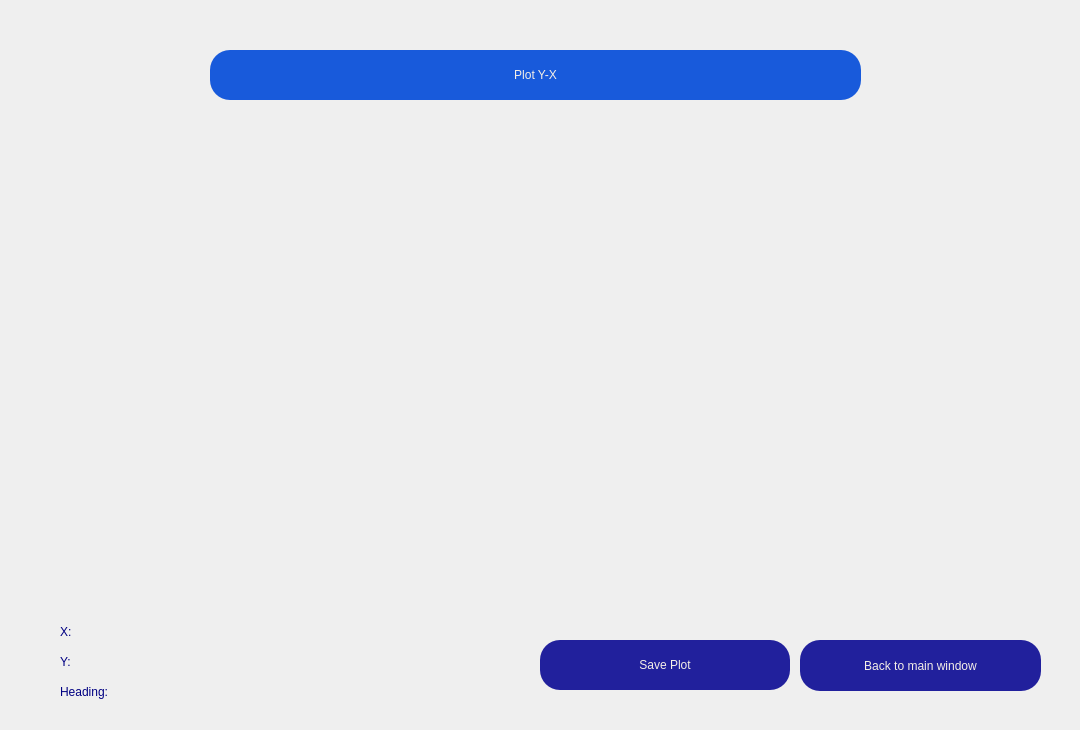
    <widget class="QWidget" name="page_2">
     <property name="styleSheet">
      <string notr="true"/>
     </property>
     <widget class="QGroupBox" name="fixedPointManualGroupBox_2">
      <property name="geometry">
       <rect>
        <x>20</x>
        <y>40</y>
        <width>1051</width>
        <height>681</height>
       </rect>
      </property>
      <property name="styleSheet">
       <string notr="true">background-color: rgb(239, 239, 239);
border-radius: 20px;
border-width: 0px;</string>
      </property>
      <property name="title">
       <string/>
      </property>
      <widget class="QLabel" name="setLatLongFPTextLabel_7">
       <property name="geometry">
        <rect>
         <x>190</x>
         <y>10</y>
         <width>651</width>
         <height>50</height>
        </rect>
       </property>
       <property name="minimumSize">
        <size>
         <width>305</width>
         <height>50</height>
        </size>
       </property>
       <property name="maximumSize">
        <size>
         <width>16777215</width>
         <height>50</height>
        </size>
       </property>
       <property name="layoutDirection">
        <enum>Qt::LeftToRight</enum>
       </property>
       <property name="styleSheet">
        <string notr="true">font: 75 14pt &quot;Corbel&quot;;
background-color: rgb(24, 90, 219);
color: rgb(245, 239, 231);
border-radius: 20px;
border-width: 0;</string>
       </property>
       <property name="text">
        <string>Plot Y-X</string>
       </property>
       <property name="alignment">
        <set>Qt::AlignCenter</set>
       </property>
      </widget>
      <widget class="QWidget" name="gridLayoutWidget">
       <property name="geometry">
        <rect>
         <x>20</x>
         <y>80</y>
         <width>1011</width>
         <height>491</height>
        </rect>
       </property>
       <layout class="QGridLayout" name="plotXYGridLayout"/>
      </widget>
      <widget class="QPushButton" name="savePlotBtn">
       <property name="geometry">
        <rect>
         <x>520</x>
         <y>600</y>
         <width>250</width>
         <height>50</height>
        </rect>
       </property>
       <property name="sizePolicy">
        <sizepolicy hsizetype="Preferred" vsizetype="Preferred">
         <horstretch>0</horstretch>
         <verstretch>0</verstretch>
        </sizepolicy>
       </property>
       <property name="minimumSize">
        <size>
         <width>250</width>
         <height>50</height>
        </size>
       </property>
       <property name="maximumSize">
        <size>
         <width>319</width>
         <height>50</height>
        </size>
       </property>
       <property name="cursor">
        <cursorShape>PointingHandCursor</cursorShape>
       </property>
       <property name="styleSheet">
        <string notr="true">font: 75 14pt &quot;Corbel&quot;;
color: rgb(245, 239, 231);
background-color: rgb(33, 32, 156);
border-width: 0px;</string>
       </property>
       <property name="text">
        <string>Save Plot</string>
       </property>
      </widget>
      <widget class="QPushButton" name="backToMainWindowBtn">
       <property name="geometry">
        <rect>
         <x>780</x>
         <y>600</y>
         <width>241</width>
         <height>51</height>
        </rect>
       </property>
       <property name="cursor">
        <cursorShape>PointingHandCursor</cursorShape>
       </property>
       <property name="styleSheet">
        <string notr="true">font: 75 14pt &quot;Corbel&quot;;
color: rgb(245, 239, 231);
background-color: rgb(33, 32, 156);
border-width: 0px;</string>
       </property>
       <property name="text">
        <string>Back to main window</string>
       </property>
      </widget>
      <widget class="QLabel" name="label">
       <property name="geometry">
        <rect>
         <x>40</x>
         <y>580</y>
         <width>21</width>
         <height>24</height>
        </rect>
       </property>
       <property name="styleSheet">
        <string notr="true">font: 10pt &quot;K792-Geometrical&quot;;
color: rgb(0, 0, 130);</string>
       </property>
       <property name="text">
        <string>X:</string>
       </property>
      </widget>
      <widget class="QLabel" name="label_4">
       <property name="geometry">
        <rect>
         <x>40</x>
         <y>610</y>
         <width>21</width>
         <height>24</height>
        </rect>
       </property>
       <property name="styleSheet">
        <string notr="true">font: 10pt &quot;K792-Geometrical&quot;;
color: rgb(0, 0, 130);</string>
       </property>
       <property name="text">
        <string>Y:</string>
       </property>
      </widget>
      <widget class="QLabel" name="xLabelPlot">
       <property name="geometry">
        <rect>
         <x>70</x>
         <y>580</y>
         <width>191</width>
         <height>24</height>
        </rect>
       </property>
       <property name="styleSheet">
        <string notr="true">font: 10pt &quot;K792-Geometrical&quot;;
color: rgb(0, 0, 130);</string>
       </property>
       <property name="text">
        <string/>
       </property>
      </widget>
      <widget class="QLabel" name="yLabelPlot">
       <property name="geometry">
        <rect>
         <x>70</x>
         <y>610</y>
         <width>191</width>
         <height>24</height>
        </rect>
       </property>
       <property name="styleSheet">
        <string notr="true">font: 10pt &quot;K792-Geometrical&quot;;
color: rgb(0, 0, 130);</string>
       </property>
       <property name="text">
        <string/>
       </property>
      </widget>
      <widget class="QGraphicsView" name="graphicsView">
       <property name="geometry">
        <rect>
         <x>880</x>
         <y>20</y>
         <width>100</width>
         <height>100</height>
        </rect>
       </property>
       <property name="minimumSize">
        <size>
         <width>100</width>
         <height>100</height>
        </size>
       </property>
       <property name="maximumSize">
        <size>
         <width>100</width>
         <height>100</height>
        </size>
       </property>
       <property name="styleSheet">
        <string notr="true">background-image: url(:/src/Assets/North1.png);</string>
       </property>
      </widget>
      <widget class="QLabel" name="label_5">
       <property name="geometry">
        <rect>
         <x>40</x>
         <y>640</y>
         <width>71</width>
         <height>24</height>
        </rect>
       </property>
       <property name="styleSheet">
        <string notr="true">font: 10pt &quot;K792-Geometrical&quot;;
color: rgb(0, 0, 130);</string>
       </property>
       <property name="text">
        <string>Heading:</string>
       </property>
      </widget>
      <widget class="QLabel" name="HeadingLabelPlot">
       <property name="geometry">
        <rect>
         <x>110</x>
         <y>640</y>
         <width>191</width>
         <height>24</height>
        </rect>
       </property>
       <property name="styleSheet">
        <string notr="true">font: 10pt &quot;K792-Geometrical&quot;;
color: rgb(0, 0, 130);</string>
       </property>
       <property name="text">
        <string/>
       </property>
      </widget>
      <zorder>gridLayoutWidget</zorder>
      <zorder>savePlotBtn</zorder>
      <zorder>backToMainWindowBtn</zorder>
      <zorder>setLatLongFPTextLabel_7</zorder>
      <zorder>label</zorder>
      <zorder>label_4</zorder>
      <zorder>xLabelPlot</zorder>
      <zorder>yLabelPlot</zorder>
      <zorder>graphicsView</zorder>
      <zorder>label_5</zorder>
      <zorder>HeadingLabelPlot</zorder>
     </widget>
    </widget>
